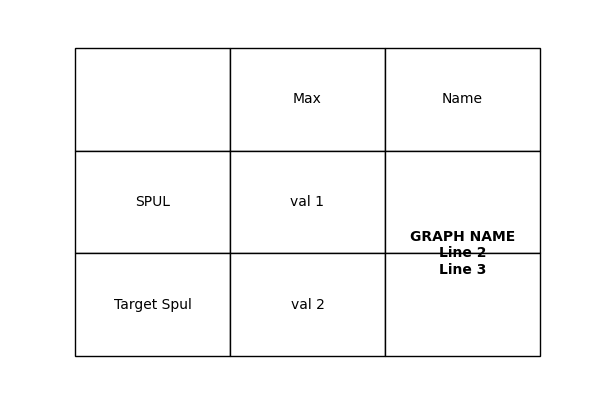

Source code (Python):
import matplotlib.pyplot as plt

fig, ax = plt.subplots(figsize=(6, 4))
ax.axis('off')

cell_text = [
    ["SPUL", "val 1", ""],
    ["Target Spul", "val 2", ""]
]
col_labels = ["", "Max", "Name"]

table = ax.table(cellText=cell_text, colLabels=col_labels, loc='center', cellLoc='center', bbox=[0, 0, 1, 1])

# add independent text
ax.text(0.833, 0.333, "GRAPH NAME\nLine 2\nLine 3", ha='center', va='center', fontweight='bold')

fig.savefig("test_table.png")
